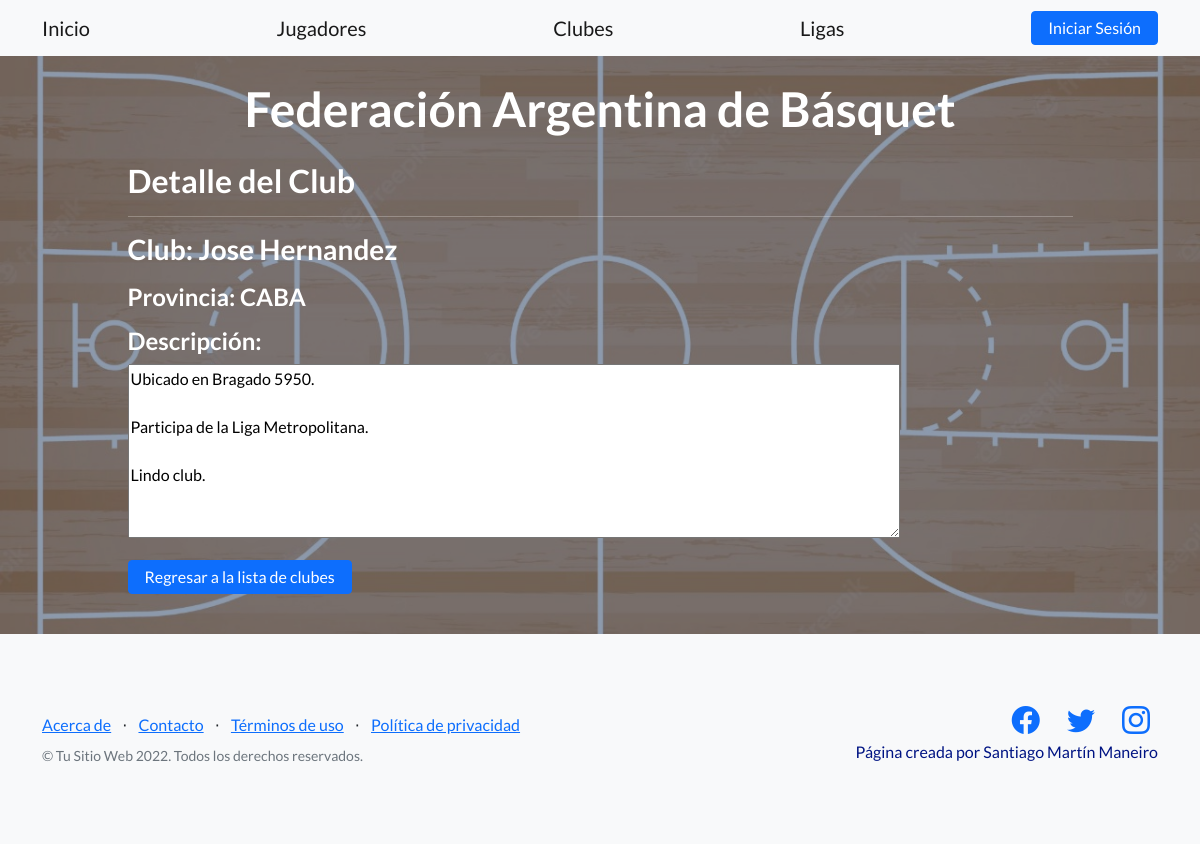
Page /clubes/8/detail on the earlier database version.
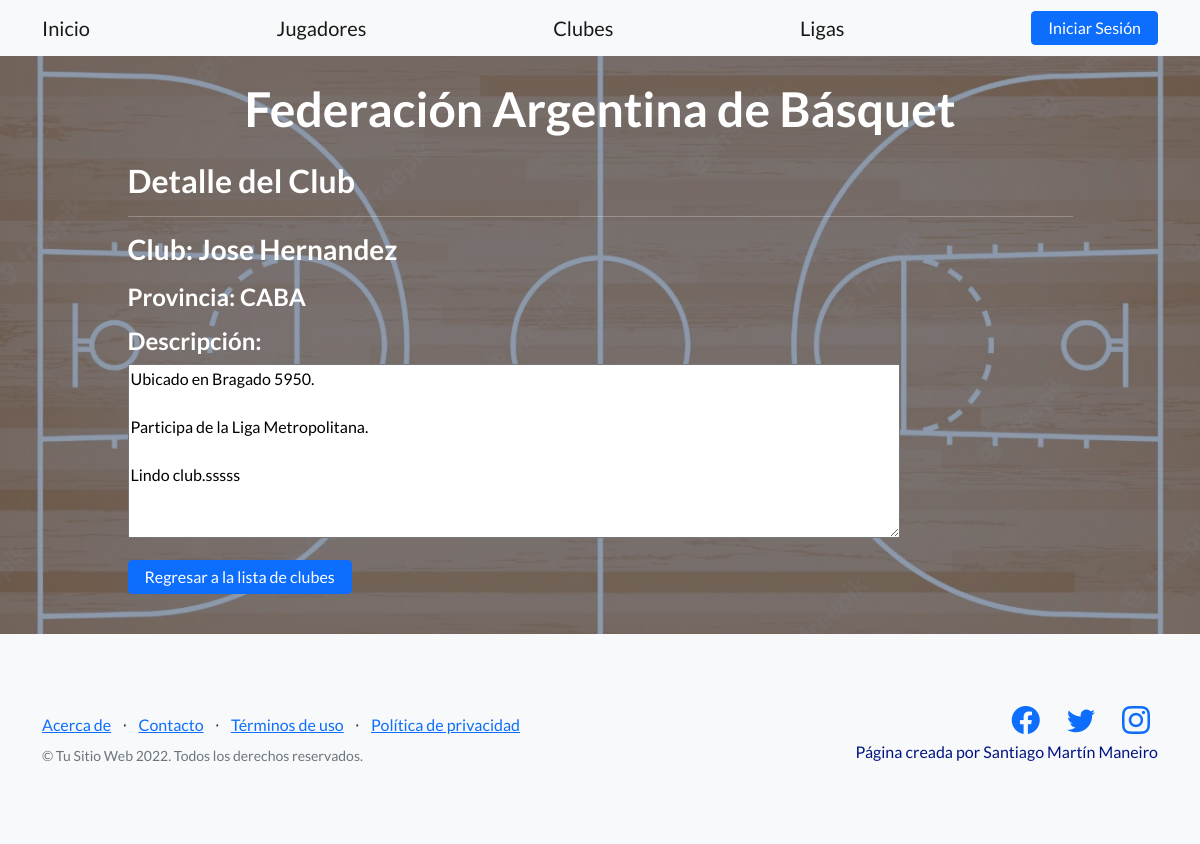
Same page on the later database version.
### clubes/models.py (models this page shows, shortened)
class Clubes(models.Model):
    nombre = models.CharField(max_length=30)
    provincia = models.CharField(max_length=30)
    descripcion = models.TextField(blank = True, null=True)

### clubes/views.py (the view)
# urls.py: path('<int:pk>/detail', views.ClubesDetailView.as_view(), name='clubes-detail'),
class ClubesDetailView(DetailView):
    model = Clubes
    template_name = "clubes_detail.html"
    fields = ['nombre', 'provincia', 'descripcion']

### clubes/templates/clubes_detail.html
{% extends "index.html" %}
{% load static %}
{% block ProjectManeiro_content %}
<h2>Detalle del Club</h2>
<hr></hr>
<p><h3>Club: {{ clubes.nombre }}</h3></p>
<p><h4>Provincia: {{ clubes.provincia }}</h4></p>
<h4>Descripción:</h4>
<p><textarea readonly rows="7" cols="90" >{{ clubes.descripcion }}</textarea></p>
<p><a class="btn btn-azul" href="{% url 'clubes:clubes-list' %}">Regresar a la lista de clubes</a></p>
{% endblock %}

### home/templates/index.html (shortened to what this page needs)
<!DOCTYPE html>
<html lang="en">
    <head>
        {% load static %}
        <link href="https://cdn.jsdelivr.net/npm/bootstrap-icons@1.5.0/font/bootstrap-icons.css" rel="stylesheet" type="text/css" />
        <link href="{% static 'home/css/styles.css' %}" rel="stylesheet" />
        <link rel="stylesheet" href="https://cdnjs.cloudflare.com/ajax/libs/font-awesome/4.7.0/css/font-awesome.min.css">
    </head>
    <body>
        <nav class="navbar navbar-light bg-light static-top">
            <div class="container">
                <a class="navbar-brand" href="{% url 'home:main' %}">Inicio</a>
                <a class="navbar-brand" href="{% url 'jugadores:jugadores-list' %}">Jugadores</a>
                <a class="navbar-brand" href="{% url 'clubes:clubes-list' %}">Clubes</a>
                <a class="navbar-brand" href="{% url 'ligas:ligas-list' %}">Ligas</a>
                {% if user.is_authenticated %}
                <a class="btn2 btn-warning" href="{% url 'user:user-update' %}">Editar usuario</a>
                <a class="btn btn-primary" href="{% url 'user:user-logout' %}">Cerrar Sesión</a>
                {% else %}
                <a class="btn btn-azul" href="{% url 'user:user-login' %}">Iniciar Sesión</a>
                {% endif %}
            </div>
        </nav>
        <header class="masthead">
            <div class="container position-relative">
                <div class="row justify-content-center">
                    <div class="col-xl-6">
                        <div class="text-center text-white">
                            <h1 class="mb-5">Federación Argentina de Básquet</h1>
                            <div class="text-lg-start text-white">
                                {% block ProjectManeiro_content %}
                                {% endblock %}
                            </div>
                        </div>
                    </div>
                </div>
            </div>
        </header>
        <footer class="footer bg-light">
            <div class="container">
                <div class="row">
                    <div class="col-lg-6 h-100 text-center text-lg-start my-auto">
                        <ul class="list-inline mb-2">
                            <li class="list-inline-item"><a href="{% url 'home:acerca-de' %}">Acerca de</a></li>
                            <li class="list-inline-item">⋅</li>
                            <li class="list-inline-item"><a href="{% url 'home:contacto' %}">Contacto</a></li>
                            <li class="list-inline-item">⋅</li>
                            <li class="list-inline-item"><a href="#!">Términos de uso</a></li>
                            <li class="list-inline-item">⋅</li>
                            <li class="list-inline-item"><a href="#!">Política de privacidad</a></li>
                        </ul>
                        <p class="text-muted small mb-4 mb-lg-0">&copy; Tu Sitio Web 2022. Todos los derechos reservados.</p>
                    </div>
                    <div class="col-lg-6 h-100 text-center text-lg-end my-auto">
                        <ul class="list-inline mb-0">
                            <li class="list-inline-item me-4">
                                <a href="http://facebook.com/saantiago.martin/"><i class="bi-facebook fs-3"></i></a>
                            </li>
                            <li class="list-inline-item me-4">
                                <a href="http://twitter.com/SantiiManeiro"><i class="bi-twitter fs-3"></i></a>
                            </li>
                            <li class="list-inline-item">
                                <a href="http://instagram.com/santimaneiro/"><i class="bi-instagram fs-3"></i></a>
                            </li>
                            <h7><p style="color: rgb(0, 20, 131)" >Página creada por Santiago Martín Maneiro</p></h7>
                        </ul>
                    </div>
                </div>
            </div>
        </footer>
    </body>
</html>

Differences in the rows shown:
changed Clubes "Jose Hernandez": descripcion "Ubicado en Bragado 5950. Participa de la Liga Metropolitana. Lindo club." → "Ubicado en Bragado 5950. Participa de la Liga Metropolitana. Lindo club.sssss"
